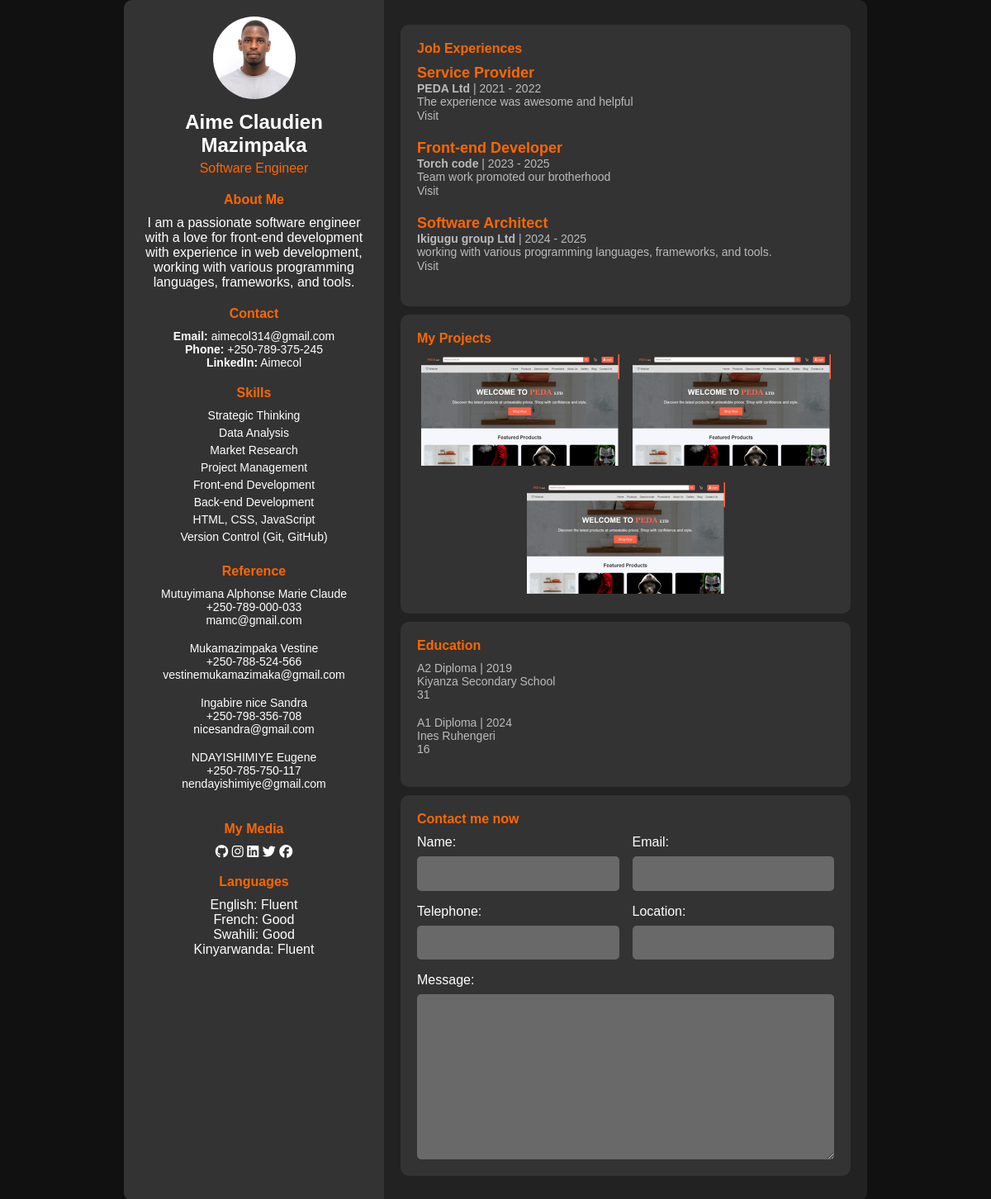
The page / on the database its author committed.
### tables this page shows
CREATE TABLE `users` (
  `id` int(11) NOT NULL,
  `name` varchar(100) DEFAULT NULL,
  `title` varchar(100) DEFAULT NULL,
  `about` text DEFAULT NULL,
  `profile_image` varchar(255) DEFAULT NULL,
  `username` varchar(50) NOT NULL,
  `password` varchar(255) NOT NULL
);

CREATE TABLE `contacts` (
  `id` int(11) NOT NULL,
  `user_id` int(11) DEFAULT NULL,
  `email` varchar(100) DEFAULT NULL,
  `phone` varchar(20) DEFAULT NULL,
  `linkedin` varchar(255) DEFAULT NULL
);

CREATE TABLE `skills` (
  `id` int(11) NOT NULL,
  `user_id` int(11) DEFAULT NULL,
  `skill_name` varchar(100) DEFAULT NULL
);

CREATE TABLE `reference` (
  `id` int(11) NOT NULL,
  `user_id` int(11) DEFAULT NULL,
  `name` varchar(100) DEFAULT NULL,
  `contact_info` varchar(100) DEFAULT NULL,
  `email` varchar(100) DEFAULT NULL
);

CREATE TABLE `job_experiences` (
  `id` int(11) NOT NULL,
  `user_id` int(11) DEFAULT NULL,
  `position` varchar(100) DEFAULT NULL,
  `company` varchar(100) DEFAULT NULL,
  `start_year` year(4) DEFAULT NULL,
  `end_year` year(4) DEFAULT NULL,
  `description` text DEFAULT NULL
);

CREATE TABLE `education` (
  `id` int(11) NOT NULL,
  `user_id` int(11) DEFAULT NULL,
  `degree` varchar(100) DEFAULT NULL,
  `institution` varchar(100) DEFAULT NULL,
  `graduation_year` year(4) DEFAULT NULL,
  `gpa` float DEFAULT NULL
);

### index.php (the view, shortened to what this page needs)
<?php
include "./admin/config.php";
?>
<!DOCTYPE html>
<html lang="en">
<head>
  <link rel="stylesheet" href="styles.css" />
  <link
    rel="stylesheet"
    href="https://cdnjs.cloudflare.com/ajax/libs/font-awesome/6.6.0/css/all.min.css" />
</head>
<body>
  <div class="resume-container">
    <div class="left-panel">
      <?php
      $sql = mysqli_query($conn, "SELECT * FROM users WHERE id = 1");
      if (mysqli_num_rows($sql) == 1) {
        $row = mysqli_fetch_assoc($sql);
      }
      ?>
      <div class="profile-photo">
        <img src="./admin2/uploads/<?php echo $row['profile_image'] ?>" alt="Profile Photo" />
      </div>
      <h2 class="name"><?php echo $row['name'] ?></h2>
      <p class="title"><?php echo $row['title'] ?></p>
      <div class="about-me">
        <h3>About Me</h3>
        <p><?php echo $row['about'] ?></p>
      </div>
      <?php
      $sql2 = mysqli_query($conn, "SELECT * FROM contacts WHERE `user_id` = 1");
      if (mysqli_num_rows($sql2) > 0) {
        while ($row2 = mysqli_fetch_assoc($sql2)) {
      ?>
          <div class="contact-info">
            <h3>Contact</h3>
            <p><strong>Email:</strong> <?php echo  $row2['email'] ?></p>
            <p><strong>Phone:</strong> <?php echo  $row2['phone'] ?></p>
            <p><strong>LinkedIn:</strong> <?php echo  $row2['linkedin'] ?></p>
          </div>
      <?php
        }
      }
      ?>
      <div class="skills">
        <h3>Skills</h3>
        <?php
        $sql3 = mysqli_query($conn, "SELECT * FROM skills WHERE `user_id` = 1");
        if (mysqli_num_rows($sql3) > 0) {
          while ($row3 = mysqli_fetch_assoc($sql3)) {
        ?>
            <ul>
              <li><?php echo $row3['skill_name'] ?></li>
            </ul>
        <?php
          }
        }
        ?>
      </div>
      <div class="reference">
        <h3>Reference</h3>
        <?php
        $sql4 = mysqli_query($conn, "SELECT * FROM reference WHERE `user_id` = 1");
        if (mysqli_num_rows($sql4) > 0) {
          while ($row4 = mysqli_fetch_assoc($sql4)) {
        ?>
            <p><?php echo $row4['name'] ?></p>
            <p><?php echo $row4['contact_info'] ?></p>
            <p><?php echo $row4['email'] ?></p>
            <br>
        <?php
          }
        }
        ?>
      </div>
      <div class="media">
        <h3>My Media</h3>
        <div class="icons">
          <i class="fa-brands fa-github"></i>
          <i class="fa-brands fa-instagram"></i>
          <i class="fa-brands fa-linkedin"></i>
          <i class="fa-brands fa-twitter"></i>
          <i class="fa-brands fa-facebook"></i>
        </div>
      </div>
      <br>
      <div class="languages">
        <h3>Languages</h3>
        <div class="icons">
          <p>English: <span>Fluent</span></p>
          <p>French: <span>Good</span></p>
          <p>Swahili: <span>Good</span></p>
          <p>Kinyarwanda: <span>Fluent</span></p>
        </div>
      </div>
    </div>
    <div class="right-panel">
      <div class="job-experiences">
        <h3>Job Experiences</h3>
        <?php
        $sql5 = mysqli_query($conn, "SELECT * FROM job_experiences WHERE `user_id` = 1");
        if (mysqli_num_rows($sql5) > 0) {
          while ($row5 = mysqli_fetch_assoc($sql5)) {
        ?>
            <div class="job">
              <h4><?php echo $row5['position'] ?></h4>
              <p><strong><?php echo $row5['company'] ?></strong> | <?php echo $row5['start_year'] ?> - <?php echo $row5['end_year'] ?></p>
              <p><?php echo $row5['description'] ?></p>
              <a href="http://localhost/ecommerce/complete/" target="_blank">Visit</a>
            </div>
        <?php
          }
        }
        ?>
      </div>
      <div class="more">
        <h3>My Projects</h3>
        <div class="projects">
          <a href="#">
            <img src="./images/Screenshot (116).png" alt="">
          </a>
          <a href="#">
            <img src="./images/Screenshot (116).png" alt="">
          </a>
          <a href="#">
            <img src="./images/Screenshot (116).png" alt="">
          </a>
        </div>
      </div>
      <div class="education">
        <h3>Education</h3>
        <?php
        $sql6 = mysqli_query($conn, "SELECT * FROM education WHERE `user_id` = 1");
        if (mysqli_num_rows($sql6) > 0) {
          while ($row6 = mysqli_fetch_assoc($sql6)) {
        ?>
            <div class="education-item">
              <p><?php echo $row6['degree'] ?> | <?php echo $row6['graduation_year'] ?></p>
              <p><?php echo $row6['institution'] ?></p>
              <p><?php echo $row6['gpa'] ?></p>
            </div>
            <br>
        <?php
          }
        }
        ?>
      </div>
      <div class="contact-me">
        <h3>Contact me now</h3>
        <form action="./admin2/php/get_message.php" method="post">
          <div class="row">
            <div class="column">
              <label for="name">Name:</label>
              <input type="text" name="name" id="name">
            </div>
            <div class="column">
              <label for="email">Email:</label>
              <input type="email" name="email" id="email">
            </div>
          </div>
          <div class="row">
            <div class="column">
              <label for="phone">Telephone:</label>
              <input type="text" name="phone" id="phone">
            </div>
            <div class="column">
              <label for="location">Location:</label>
              <input type="text" name="location" id="location">
            </div>
          </div>
          <div class="row">
            <div class="column">
              <label for="message">Message:</label>
              <textarea name="message" id="message"></textarea>
            </div>
          </div>
        </form>
      </div>
    </div>
  </div>
</body>
</html>

### styles.css (style rules this page uses)
* { margin: 0; padding: 0; box-sizing: border-box; }
body { font-family: Arial, sans-serif; background-color: #111; color: #fff; display: flex; justify-content: center; align-items: center; min-height: 100vh; }
img { width: 100%; }
.resume-container { display: flex; max-width: 900px; width: 100%; background-color: #222; border-radius: 10px; overflow: hidden; }
.left-panel, .right-panel { padding: 20px; }
.left-panel { background-color: #333; width: 35%; display: flex; flex-direction: column; align-items: center; text-align: center; }
.profile-photo img { width: 100px; height: 100px; border-radius: 50%; margin-bottom: 10px; }
.name { font-size: 24px; font-weight: bold; margin-bottom: 5px; }
.title { font-size: 16px; color: #ff6600; margin-bottom: 20px; }
h3 { font-size: 16px; margin-bottom: 10px; color: #ff6600; }
.about-me, .contact-info, .skills, .reference { margin-bottom: 20px; }
.contact-info p, .reference p { font-size: 14px; }
.skills ul { list-style: none; font-size: 14px; }
.skills ul li { margin-bottom: 5px; }
.right-panel { width: 65%; background-color: #222; }
.job-experiences, .education, .more, .contact-me { padding: 20px; background-color: #333; margin: 10px 0; border-radius: 10px; }
.job { margin-bottom: 20px; }
.job h4 { font-size: 18px; font-weight: bold; color: #ff6600; }
.job p { font-size: 14px; color: #bbb; }
.job a { font-size: 14px; color: #bbb; text-decoration: none; transition: 0.3s; }
.more { width: 100%; }
.more .projects { width: 100%; display: flex; align-items: center; justify-content: center; flex-wrap: wrap; gap: 1em; }
.more a img { max-width: 240px; flex: 1; }
.education p { font-size: 14px; color: #bbb; }
.contact-me { width: 100%; display: flex; justify-content: center; flex-direction: column; }
.contact-me form { width: 100%; display: flex; flex-direction: column; align-items: center; justify-content: center; gap: 1em; }
.contact-me form .row { display: flex; align-items: center; justify-content: center; width: 100%; gap: 1em; }
.contact-me form .column { display: flex; flex-direction: column; width: 100%; gap: 0.5em; }
.contact-me form input { padding: 1em 0.5em; border: none; outline: none; border-radius: 5px; background-color: #fff4; color: #fff; }
textarea { background-color: #fff4; color: #fff; padding: 1em 0.5em; height: 200px; border: none; border-radius: 5px; outline: none; }

### rows shown on the page
users: profile_image (picture), name "Aime Claudien Mazimpaka", title "Software Engineer", about "I am a passionate software engineer with a love for front-end development with experience in web development, working with various programming languages, frameworks, and tools."
contacts: email "aimecol314@gmail.com", phone "+250-789-375-245", linkedin "Aimecol"
skills: skill_name "Strategic Thinking"
skills: skill_name "Data Analysis"
skills: skill_name "Market Research"
skills: skill_name "Project Management"
skills: skill_name "Front-end Development"
skills: skill_name "Back-end Development"
skills: skill_name "HTML, CSS, JavaScript"
skills: skill_name "Version Control (Git, GitHub)"
reference: name "Mutuyimana Alphonse Marie Claude", contact_info "+250-789-000-033", email "mamc@gmail.com"
reference: name "Mukamazimpaka Vestine", contact_info "+250-788-524-566", email "vestinemukamazimaka@gmail.com"
reference: name "Ingabire nice Sandra", contact_info "+250-798-356-708", email "nicesandra@gmail.com"
reference: name "NDAYISHIMIYE Eugene", contact_info "+250-785-750-117", email "nendayishimiye@gmail.com"
job_experiences: position "Service Provider", company "PEDA Ltd", start_year "2021", end_year "2022", description "The experience was awesome and helpful"
job_experiences: position "Front-end Developer", company "Torch code", start_year "2023", end_year "2025", description "Team work promoted our brotherhood"
job_experiences: position "Software Architect", company "Ikigugu group Ltd", start_year "2024", end_year "2025", description "working with various programming languages, frameworks, and tools."
education: degree "A2 Diploma", graduation_year "2019", institution "Kiyanza Secondary School", gpa "31"
education: degree "A1 Diploma", graduation_year "2024", institution "Ines Ruhengeri", gpa "16"
